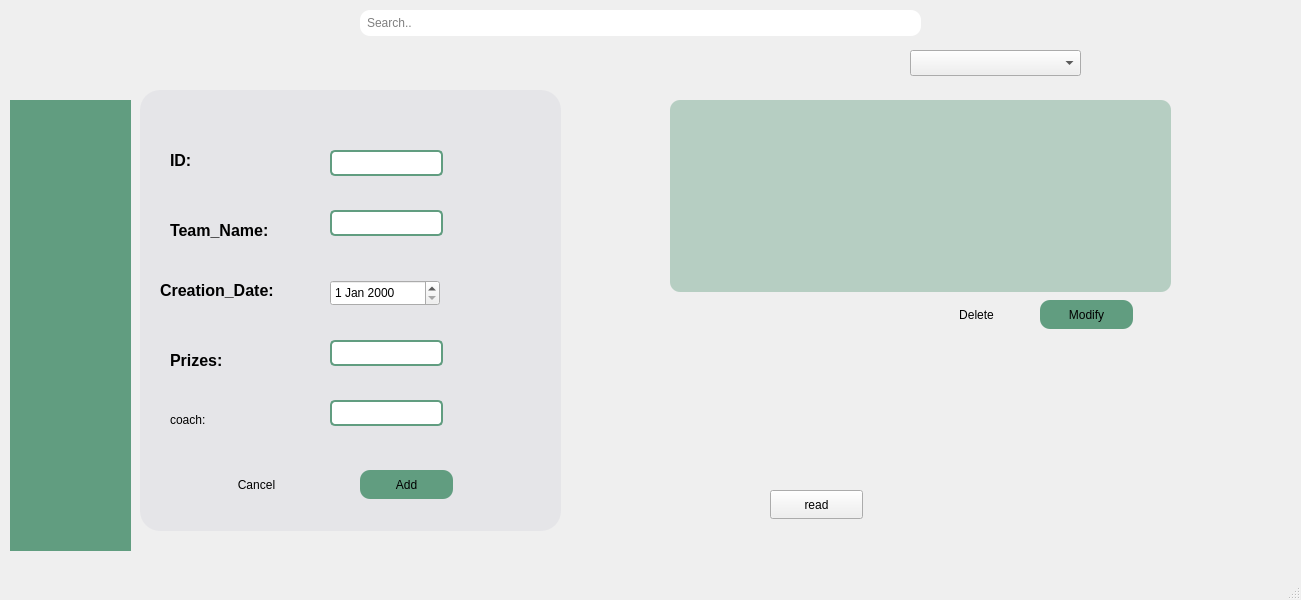
<?xml version="1.0" encoding="UTF-8"?>
<ui version="4.0">
 <class>MainWindow</class>
 <widget class="QMainWindow" name="MainWindow">
  <property name="geometry">
   <rect>
    <x>0</x>
    <y>0</y>
    <width>1301</width>
    <height>600</height>
   </rect>
  </property>
  <property name="windowTitle">
   <string>MainWindow</string>
  </property>
  <widget class="QWidget" name="centralwidget">
   <widget class="QLabel" name="label">
    <property name="geometry">
     <rect>
      <x>0</x>
      <y>0</y>
      <width>1311</width>
      <height>561</height>
     </rect>
    </property>
    <property name="text">
     <string/>
    </property>
    <property name="pixmap">
     <pixmap resource="img.qrc">:/img/0059fdc0-f636-4fbb-a241-8234ae243df9.jpg</pixmap>
    </property>
    <property name="scaledContents">
     <bool>true</bool>
    </property>
   </widget>
   <widget class="QLabel" name="label_2">
    <property name="geometry">
     <rect>
      <x>-10</x>
      <y>0</y>
      <width>181</width>
      <height>101</height>
     </rect>
    </property>
    <property name="text">
     <string/>
    </property>
    <property name="pixmap">
     <pixmap resource="img.qrc">:/img/481903524_1845353209634971_8102814860952746397_n.png</pixmap>
    </property>
    <property name="scaledContents">
     <bool>true</bool>
    </property>
   </widget>
   <widget class="QWidget" name="menu" native="true">
    <property name="geometry">
     <rect>
      <x>10</x>
      <y>100</y>
      <width>121</width>
      <height>451</height>
     </rect>
    </property>
    <property name="styleSheet">
     <string notr="true">#menu {
background-color: #619D80;}</string>
    </property>
    <widget class="QLabel" name="label_5">
     <property name="geometry">
      <rect>
       <x>30</x>
       <y>20</y>
       <width>61</width>
       <height>41</height>
      </rect>
     </property>
     <property name="text">
      <string/>
     </property>
     <property name="pixmap">
      <pixmap resource="img.qrc">:/img/384564169_836385394894848_168754667894700015_n.png</pixmap>
     </property>
     <property name="scaledContents">
      <bool>true</bool>
     </property>
    </widget>
    <widget class="QLabel" name="label_6">
     <property name="geometry">
      <rect>
       <x>30</x>
       <y>320</y>
       <width>63</width>
       <height>20</height>
      </rect>
     </property>
     <property name="text">
      <string/>
     </property>
     <property name="pixmap">
      <pixmap resource="img.qrc">:/img/462550047_1774637043305914_919881419626177918_n.png</pixmap>
     </property>
     <property name="scaledContents">
      <bool>true</bool>
     </property>
    </widget>
    <widget class="QLabel" name="label_3">
     <property name="geometry">
      <rect>
       <x>30</x>
       <y>380</y>
       <width>71</width>
       <height>31</height>
      </rect>
     </property>
     <property name="text">
      <string/>
     </property>
     <property name="pixmap">
      <pixmap resource="img.qrc">:/img/446035409_870732998224477_779940195497815374_n.png</pixmap>
     </property>
     <property name="scaledContents">
      <bool>true</bool>
     </property>
    </widget>
    <widget class="QLabel" name="label_7">
     <property name="geometry">
      <rect>
       <x>22</x>
       <y>239</y>
       <width>71</width>
       <height>41</height>
      </rect>
     </property>
     <property name="text">
      <string/>
     </property>
     <property name="pixmap">
      <pixmap resource="img.qrc">:/img/481433554_1158003295823727_1340869574460213383_n.png</pixmap>
     </property>
     <property name="scaledContents">
      <bool>true</bool>
     </property>
    </widget>
    <widget class="QLabel" name="label_4">
     <property name="geometry">
      <rect>
       <x>20</x>
       <y>180</y>
       <width>81</width>
       <height>31</height>
      </rect>
     </property>
     <property name="text">
      <string/>
     </property>
     <property name="pixmap">
      <pixmap resource="img.qrc">:/img/481914220_1431812211558458_4550104900374814074_n.png</pixmap>
     </property>
     <property name="scaledContents">
      <bool>true</bool>
     </property>
    </widget>
    <widget class="QLabel" name="label_8">
     <property name="geometry">
      <rect>
       <x>30</x>
       <y>90</y>
       <width>61</width>
       <height>51</height>
      </rect>
     </property>
     <property name="text">
      <string/>
     </property>
     <property name="pixmap">
      <pixmap resource="img.qrc">:/img/475256355_1680314949503181_6035202967657654460_n.png</pixmap>
     </property>
     <property name="scaledContents">
      <bool>true</bool>
     </property>
    </widget>
   </widget>
   <widget class="QWidget" name="box" native="true">
    <property name="geometry">
     <rect>
      <x>140</x>
      <y>90</y>
      <width>421</width>
      <height>441</height>
     </rect>
    </property>
    <property name="styleSheet">
     <string notr="true">#box{
    background-color: rgba(214, 215, 222, 0.4);
    border-radius: 20px;

}</string>
    </property>
    <widget class="QLabel" name="id">
     <property name="geometry">
      <rect>
       <x>30</x>
       <y>60</y>
       <width>63</width>
       <height>20</height>
      </rect>
     </property>
     <property name="font">
      <font>
       <family>Arial</family>
       <pointsize>12</pointsize>
       <bold>true</bold>
      </font>
     </property>
     <property name="text">
      <string>ID:</string>
     </property>
    </widget>
    <widget class="QLabel" name="team_name">
     <property name="geometry">
      <rect>
       <x>30</x>
       <y>130</y>
       <width>141</width>
       <height>20</height>
      </rect>
     </property>
     <property name="font">
      <font>
       <family>Arial</family>
       <pointsize>12</pointsize>
       <bold>true</bold>
      </font>
     </property>
     <property name="text">
      <string>Team_Name:</string>
     </property>
    </widget>
    <widget class="QLabel" name="creation_date">
     <property name="geometry">
      <rect>
       <x>20</x>
       <y>190</y>
       <width>161</width>
       <height>20</height>
      </rect>
     </property>
     <property name="font">
      <font>
       <family>Arial</family>
       <pointsize>12</pointsize>
       <bold>true</bold>
      </font>
     </property>
     <property name="text">
      <string>Creation_Date:</string>
     </property>
    </widget>
    <widget class="QLabel" name="prizes">
     <property name="geometry">
      <rect>
       <x>30</x>
       <y>260</y>
       <width>63</width>
       <height>20</height>
      </rect>
     </property>
     <property name="font">
      <font>
       <family>Arial</family>
       <pointsize>12</pointsize>
       <bold>true</bold>
      </font>
     </property>
     <property name="text">
      <string>Prizes:</string>
     </property>
    </widget>
    <widget class="QLineEdit" name="idEdit">
     <property name="geometry">
      <rect>
       <x>190</x>
       <y>60</y>
       <width>113</width>
       <height>26</height>
      </rect>
     </property>
     <property name="styleSheet">
      <string notr="true">QLineEdit {
    background-color: white;  /* White background */
    color: black;             /* Black text */
    border: 2px solid #619D80; /* Green border */
    border-radius: 5px;       /* Slightly rounded edges */
    padding: 5px;             /* Spacing inside */
}</string>
     </property>
    </widget>
    <widget class="QLineEdit" name="team_nameEdit">
     <property name="geometry">
      <rect>
       <x>190</x>
       <y>120</y>
       <width>113</width>
       <height>26</height>
      </rect>
     </property>
     <property name="styleSheet">
      <string notr="true">QLineEdit {
    background-color: white;  /* White background */
    color: black;             /* Black text */
    border: 2px solid #619D80; /* Green border */
    border-radius: 5px;       /* Slightly rounded edges */
    padding: 5px;             /* Spacing inside */
}</string>
     </property>
    </widget>
    <widget class="QLineEdit" name="prizesEdit">
     <property name="geometry">
      <rect>
       <x>190</x>
       <y>250</y>
       <width>113</width>
       <height>26</height>
      </rect>
     </property>
     <property name="styleSheet">
      <string notr="true">QLineEdit {
    background-color: white;  /* White background */
    color: black;             /* Black text */
    border: 2px solid #619D80; /* Green border */
    border-radius: 5px;       /* Slightly rounded edges */
    padding: 5px;             /* Spacing inside */
}</string>
     </property>
    </widget>
    <widget class="QPushButton" name="add">
     <property name="geometry">
      <rect>
       <x>220</x>
       <y>380</y>
       <width>93</width>
       <height>29</height>
      </rect>
     </property>
     <property name="styleSheet">
      <string notr="true">#add{
	color: rgb(0, 0, 0);
	border-radius: 10px;
	padding: 5px;
	background:#619D80;
}</string>
     </property>
     <property name="text">
      <string>Add</string>
     </property>
    </widget>
    <widget class="QPushButton" name="cancel">
     <property name="geometry">
      <rect>
       <x>70</x>
       <y>380</y>
       <width>93</width>
       <height>29</height>
      </rect>
     </property>
     <property name="styleSheet">
      <string notr="true">#cancel{
	color: rgb(0, 0, 0);
	border-radius:10px;
background:transparent;
}</string>
     </property>
     <property name="text">
      <string>Cancel</string>
     </property>
    </widget>
    <widget class="QDateEdit" name="dateEdit">
     <property name="geometry">
      <rect>
       <x>190</x>
       <y>190</y>
       <width>110</width>
       <height>26</height>
      </rect>
     </property>
    </widget>
    <widget class="QLabel" name="label_10">
     <property name="geometry">
      <rect>
       <x>30</x>
       <y>320</y>
       <width>63</width>
       <height>20</height>
      </rect>
     </property>
     <property name="text">
      <string>coach:</string>
     </property>
    </widget>
    <widget class="QLineEdit" name="coachEdit">
     <property name="geometry">
      <rect>
       <x>190</x>
       <y>310</y>
       <width>113</width>
       <height>26</height>
      </rect>
     </property>
     <property name="styleSheet">
      <string notr="true">QLineEdit {
    background-color: white;  /* White background */
    color: black;             /* Black text */
    border: 2px solid #619D80; /* Green border */
    border-radius: 5px;       /* Slightly rounded edges */
    padding: 5px;             /* Spacing inside */
}</string>
     </property>
    </widget>
   </widget>
   <widget class="QPushButton" name="modify">
    <property name="geometry">
     <rect>
      <x>1040</x>
      <y>300</y>
      <width>93</width>
      <height>29</height>
     </rect>
    </property>
    <property name="styleSheet">
     <string notr="true">#modify{
	color: rgb(0, 0, 0);
	border-radius: 10px;
	padding: 5px;
	background:#619D80;
}</string>
    </property>
    <property name="text">
     <string>Modify</string>
    </property>
   </widget>
   <widget class="QPushButton" name="delete_2">
    <property name="geometry">
     <rect>
      <x>930</x>
      <y>300</y>
      <width>93</width>
      <height>29</height>
     </rect>
    </property>
    <property name="styleSheet">
     <string notr="true">#delete_2{
	color: rgb(0, 0, 0);
	border-radius:10px;
background:transparent;}</string>
    </property>
    <property name="text">
     <string>Delete</string>
    </property>
   </widget>
   <widget class="QLabel" name="label_9">
    <property name="geometry">
     <rect>
      <x>1100</x>
      <y>30</y>
      <width>51</width>
      <height>41</height>
     </rect>
    </property>
    <property name="text">
     <string/>
    </property>
    <property name="pixmap">
     <pixmap resource="img.qrc">:/img/462570095_921252616280712_7517074504935030371_n.png</pixmap>
    </property>
    <property name="scaledContents">
     <bool>true</bool>
    </property>
   </widget>
   <widget class="QComboBox" name="comboBox">
    <property name="geometry">
     <rect>
      <x>910</x>
      <y>50</y>
      <width>171</width>
      <height>26</height>
     </rect>
    </property>
    <property name="placeholderText">
     <string>Filtre..</string>
    </property>
   </widget>
   <widget class="QLineEdit" name="search">
    <property name="geometry">
     <rect>
      <x>360</x>
      <y>10</y>
      <width>561</width>
      <height>26</height>
     </rect>
    </property>
    <property name="styleSheet">
     <string notr="true">#search{
border-radius:10px;
padding:5px;
background:white;
}
search{
    background-color: white;  /* White background */
    color: black;             /* Black text */
    border: 2px solid #619D80; /* Green border */
   border: 2px solid #619D80; /* Green border */
    padding: 5px;             /* Spacing inside */
}</string>
    </property>
    <property name="placeholderText">
     <string>Search..</string>
    </property>
   </widget>
   <widget class="QPushButton" name="pushButton">
    <property name="geometry">
     <rect>
      <x>770</x>
      <y>490</y>
      <width>93</width>
      <height>29</height>
     </rect>
    </property>
    <property name="text">
     <string>read</string>
    </property>
   </widget>
   <widget class="QTableView" name="tableView">
    <property name="geometry">
     <rect>
      <x>670</x>
      <y>100</y>
      <width>501</width>
      <height>192</height>
     </rect>
    </property>
    <property name="styleSheet">
     <string notr="true">#tableView{
   background-color: rgba(97, 157, 128, 0.4); /* Adjusted RGBA version of #619D80 */
   border-radius: 10px;
   padding:5px;

}</string>
    </property>
   </widget>
  </widget>
  <widget class="QMenuBar" name="menubar">
   <property name="geometry">
    <rect>
     <x>0</x>
     <y>0</y>
     <width>1301</width>
     <height>26</height>
    </rect>
   </property>
  </widget>
  <widget class="QStatusBar" name="statusbar"/>
 </widget>
 <resources>
  <include location="img.qrc"/>
 </resources>
 <connections/>
</ui>
